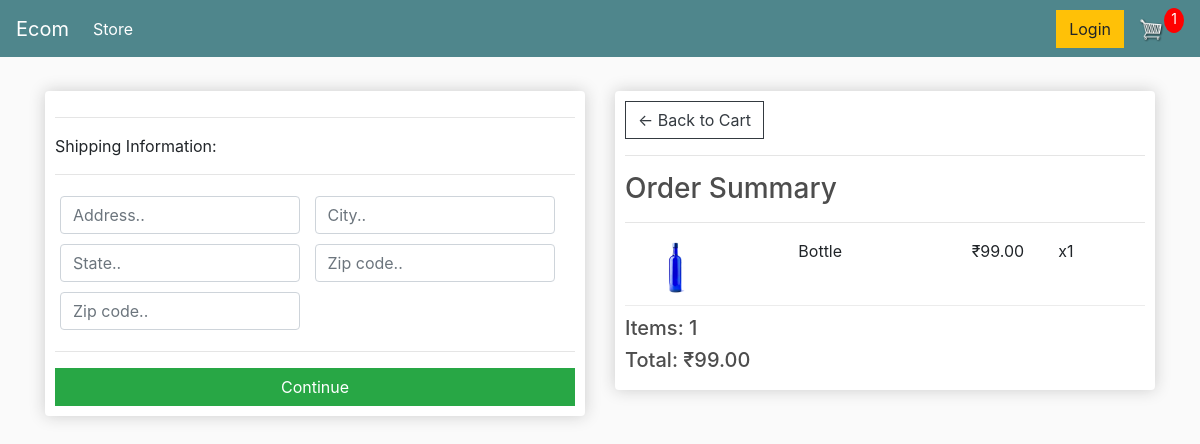
Before: /checkout (signed in) with the older database file.
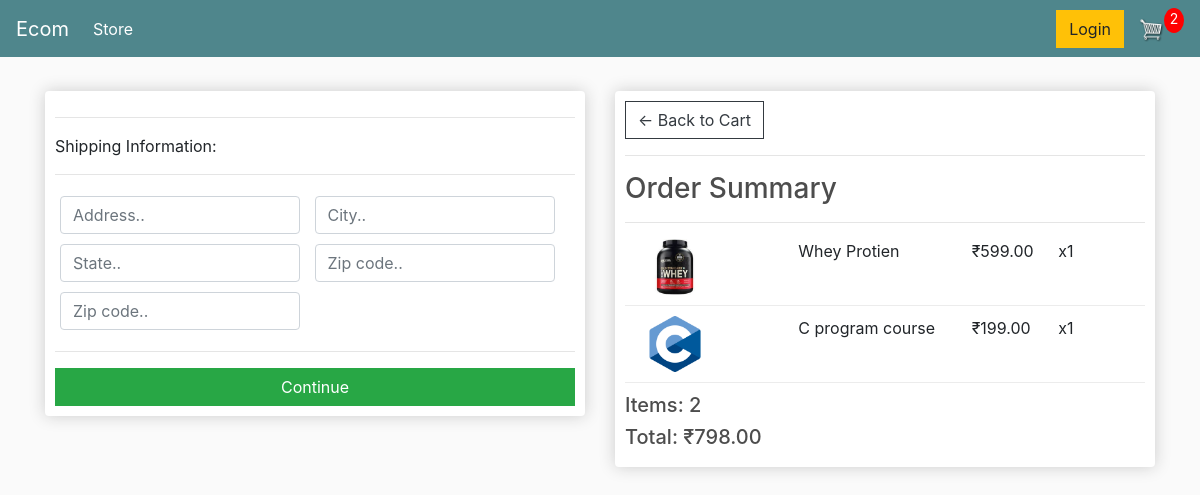
After: the same page with the newer database file.
### store/models.py (models this page shows, shortened)
class OrderItem(models.Model):
    product=models.ForeignKey(Product,on_delete=models.SET_NULL,blank=True,null=True)
    order=models.ForeignKey(Order,on_delete=models.SET_NULL,blank=True,null=True)
    quantity=models.IntegerField(default=0,null=True,blank=True)
    date_added=models.DateTimeField(auto_now_add=True)
    @property
    def get_total(self):
        total=self.product.price*self.quantity
        return total

class Product(models.Model):
    id=models.IntegerField(primary_key=True)
    name=models.CharField(max_length=200,null=True)
    price=models.DecimalField(max_digits=7,decimal_places=2)
    digital=models.BooleanField(default=False,null=True,blank=False)
    image=models.ImageField(null=True,blank=True)
    @property
    def imageURL(self):
        try:
            url=self.image.url
        except:
            url=""
        return url

class Order(models.Model):
    customer=models.ForeignKey(Customer,on_delete=models.SET_NULL,blank=True,null=True)
    date_ordered=models.DateTimeField(auto_now_add=True)
    complete=models.BooleanField(default=False,null=True,blank=False)
    transaction_id=models.CharField(max_length=200,null=True)
    @property
    def get_cart_total(self):
        orderitems=self.orderitem_set.all()
        total=sum([item.get_total for item in orderitems])
        return total
    @property
    def get_cart_items(self):
        orderitems=self.orderitem_set.all()
        total=sum([item.quantity for item in orderitems])
        return total
    @property
    def shipping(self):
        shipping =False
        orderitem=self.orderitem_set.all()
        for i in orderitem:
            if i.product.digital==False:
                shipping=True
            return shipping

### store/views.py (the view)
# urls.py: path('checkout',views.checkout,name='checkout'),
def checkout(request):
    data=cartData(request)
    cartItems=data['cartItems']
    order=data['order']
    items=data['items']
    context={'items':items,'order':order,'cartItems':cartItems}
    return render(request,'checkout.html',context)

### store/utils.py (called while the page is built)
def cartData(request):
        if request.user.is_authenticated:
                customer=request.user.customer
                order,created=Order.objects.get_or_create(customer=customer,complete=False)
                items=order.orderitem_set.all()
                cartItems=order.get_cart_items
        else:
                cookieData=cookieCart(request)
                cartItems=cookieData['cartItems']
                order=cookieData['order']
                items=cookieData['items']
        return {'items':items,'order':order,'cartItems':cartItems}

### templates/checkout.html (shortened to what this page needs)
{% extends 'main.html' %}
{% load static %}
{% block content %}
     <div class="row">
		<div class="col-lg-6">
			<div class="box-element" id="form-wrapper">
				<form id="form">
					<div id="shipping-info">
						<hr>
						<p>Shipping Information:</p>
						<hr>
						<div class="form-field">
							<input class="form-control" type="text" name="address" placeholder="Address..">
						</div>
						<div class="form-field">
							<input class="form-control" type="text" name="city" placeholder="City..">
						</div>
						<div class="form-field">
							<input class="form-control" type="text" name="state" placeholder="State..">
						</div>
						<div class="form-field">
							<input class="form-control" type="text" name="zipcode" placeholder="Zip code..">
						</div>
						<div class="form-field">
							<input class="form-control" type="text" name="country" placeholder="Zip code..">
						</div>
					</div>
					<hr>
					<input id="form-button" class="btn btn-success btn-block" type="submit" value="Continue">
				</form>
			</div>
			<br>
		</div>
		<div class="col-lg-6">
			<div class="box-element">
				<a  class="btn btn-outline-dark" href="{% url 'cart' %}">&#x2190; Back to Cart</a>
				<hr>
				<h3>Order Summary</h3>
				<hr>
				{% for item in items %}
				<div class="cart-row">
					<div style="flex:2"><img class="row-image" src="{{item.product.imageURL}}"></div>
					<div style="flex:2"><p>{{item.product.name}}</p></div>
					<div style="flex:1"><p>₹{{item.product.price}}</p></div>
					<div style="flex:1"><p>x{{item.quantity}}</p></div>
				</div>
				{% endfor %}
				<h5>Items:   {{order.get_cart_items}}</h5>
				<h5>Total:   ₹{{order.get_cart_total}}</h5>
			</div>
		</div>
	</div>
{% endblock content %}

Changed rows visible on the page:
removed OrderItem: product.imageURL (picture), product.name "Bottle", product.price "99.00", quantity "1"
added OrderItem: product.imageURL (picture), product.name "Whey Protien", product.price "599.00", quantity "1"
added OrderItem: product.imageURL (picture), product.name "C program course", product.price "199.00", quantity "1"
computed for Order: get_cart_items "1" → "2"; get_cart_total "99.00" → "798.00"
Other visible differences:
{{ cartItems }}: "1" → "2"
